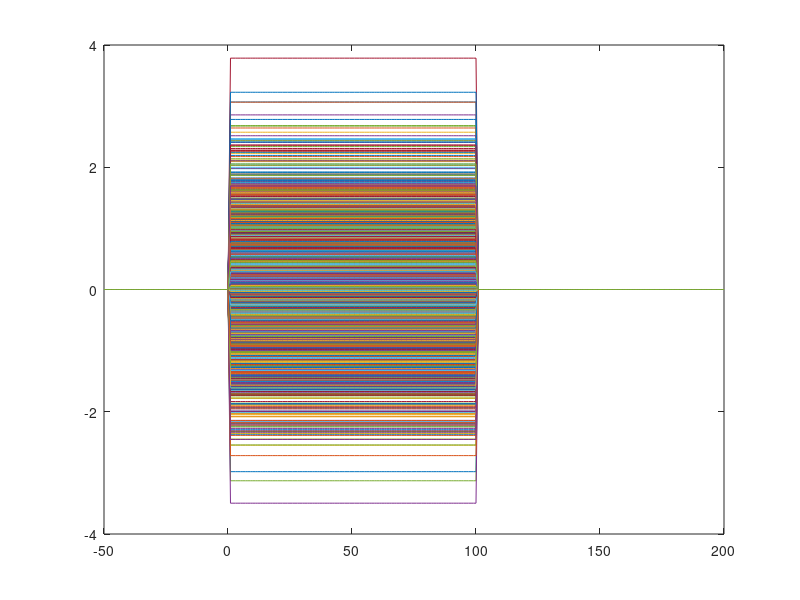
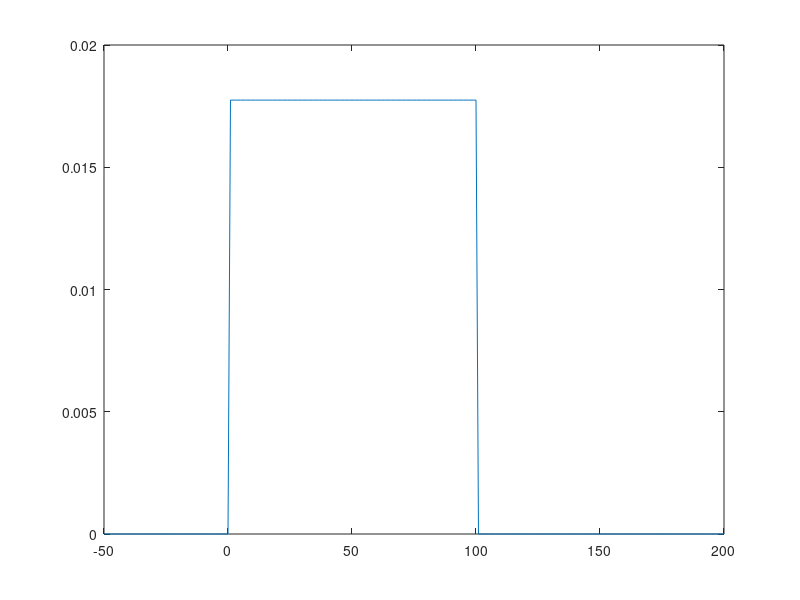
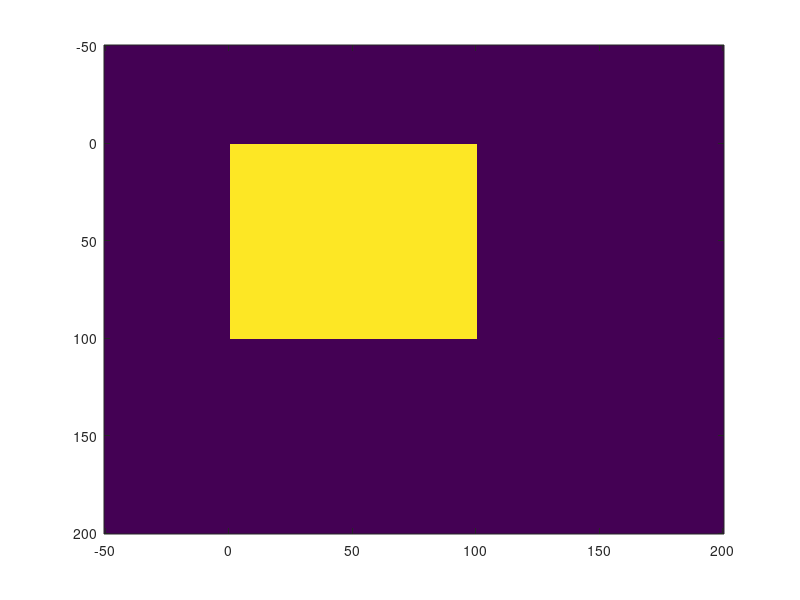
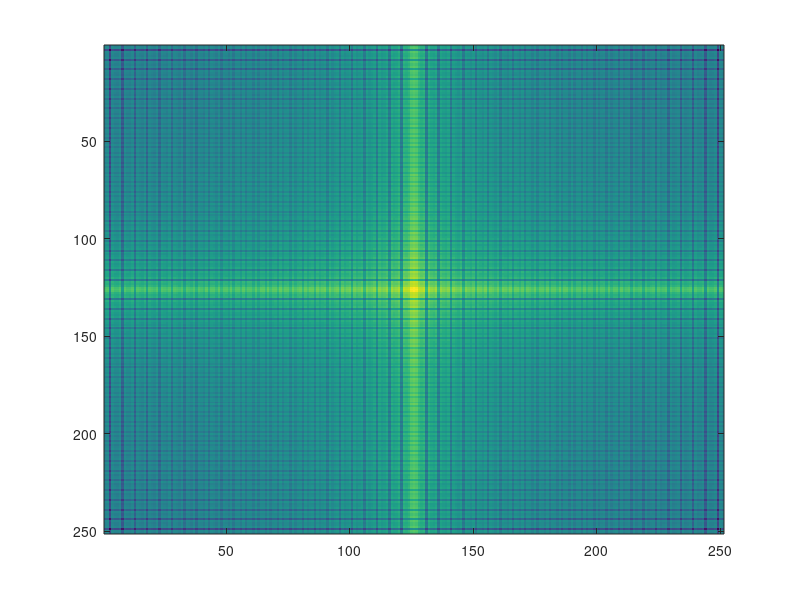

The MATLAB script that drew these images, in order:
K = 2000;
n = -50:200;
A = randn(K,1);


mask = ((n > 0) - (n - 100 > 0));


x = A* mask ;

mask2D = repmat(mask,K,1);

x = A .* mask2D;

mean_val = mean(x);

Acor = x'*x/K;

Sd = 20*log10(fftshift(abs(fft2(Acor))));

figure;
plot(n,x);

figure;
plot(n,mean_val);

figure; imagesc(n,n,Acor)

figure; imagesc(Sd)